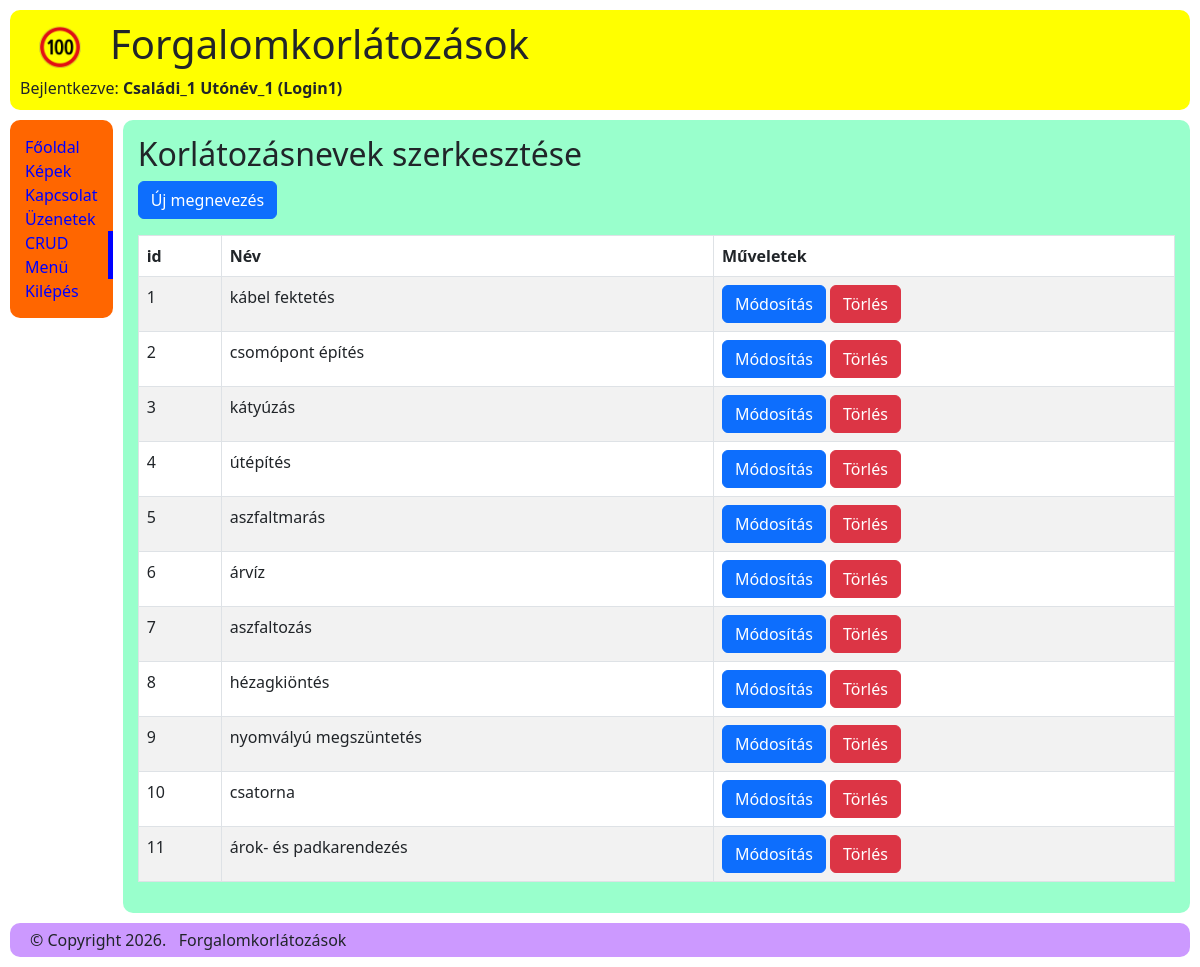
The app's page /crud_main (signed in) with its own data.
### tables this page shows
CREATE TABLE megnevezes (
                            id INT AUTO_INCREMENT PRIMARY KEY,
                            nev VARCHAR(50) NOT NULL
);

### index.php (called while the page is built, shortened)
<?php
	include('./templates/index.tpl.php');
?>

### logicals/crud_main.php (called while the page is built)
<?php
include_once __DIR__ . '/../includes/db_connect.php';
$stmt = $connect->prepare('SELECT * FROM megnevezes Order by id');
$stmt->execute();
$lista = $stmt->fetchAll(PDO::FETCH_ASSOC);
?>

### templates/pages/crud_main.tpl.php (the view, shortened to what this page needs)
<h2>Korlátozásnevek szerkesztése</h2>
<a href="uj_megnevezes" class="btn btn-primary mb-3">Új megnevezés</a>
<table class="table table-bordered table-striped table-hover bg-white">
    <thead>
    <tr>
        <th>id</th>
        <th>Név</th>
        <th>Műveletek</th>
    </tr>
    </thead>
    <tbody>
    <?php foreach($lista as $data): ?>
        <tr>
            <td><?php echo $data['id']; ?></td>
            <td><?php echo $data['nev']; ?></td>
            <td>
                <form action="./edit" method="POST" class="d-inline">
                    <button type="submit" class="btn btn-primary">Módosítás</button>
                </form>
                <form action="./delete" method="POST" class="d-inline">
                    <button type="submit" class="btn btn-danger">Törlés</button>
                </form>
            </td>
        </tr>
    <?php endforeach; ?>
    </tbody>
</table>

### records on screen
megnevezes: id "1", nev "kábel fektetés"
megnevezes: id "2", nev "csomópont építés"
megnevezes: id "3", nev "kátyúzás"
megnevezes: id "4", nev "útépítés"
megnevezes: id "5", nev "aszfaltmarás"
megnevezes: id "6", nev "árvíz"
megnevezes: id "7", nev "aszfaltozás"
megnevezes: id "8", nev "hézagkiöntés"
megnevezes: id "9", nev "nyomvályú megszüntetés"
megnevezes: id "10", nev "csatorna"
megnevezes: id "11", nev "árok- és padkarendezés"

### other values on screen
$fejlec['cim'] "Forgalomkorlátozások"
$_SESSION['csn'] "Családi_1"
$_SESSION['un'] "Utónév_1"
$_SESSION['login'] "Login1"
$oldal['szoveg'] "Főoldal"
$oldal['szoveg'] "Képek"
$oldal['szoveg'] "Kapcsolat"
$oldal['szoveg'] "Üzenetek"
$oldal['szoveg'] "CRUD Menü"
$oldal['szoveg'] "Kilépés"
$lablec['copyright'] "Copyright 2026."
$lablec['ceg'] "Forgalomkorlátozások"
